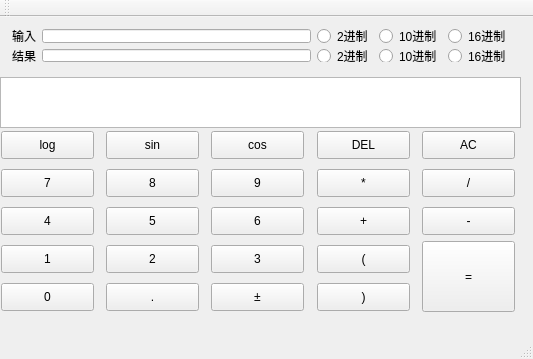
<?xml version="1.0" encoding="UTF-8"?>
<ui version="4.0">
 <class>MainWindow</class>
 <widget class="QMainWindow" name="MainWindow">
  <property name="geometry">
   <rect>
    <x>0</x>
    <y>0</y>
    <width>533</width>
    <height>359</height>
   </rect>
  </property>
  <property name="windowTitle">
   <string>MainWindow</string>
  </property>
  <widget class="QWidget" name="centralWidget">
   <widget class="QPushButton" name="log">
    <property name="geometry">
     <rect>
      <x>1</x>
      <y>114</y>
      <width>93</width>
      <height>28</height>
     </rect>
    </property>
    <property name="text">
     <string>log</string>
    </property>
   </widget>
   <widget class="QPushButton" name="sin">
    <property name="geometry">
     <rect>
      <x>106</x>
      <y>114</y>
      <width>93</width>
      <height>28</height>
     </rect>
    </property>
    <property name="text">
     <string>sin</string>
    </property>
   </widget>
   <widget class="QPushButton" name="cos">
    <property name="geometry">
     <rect>
      <x>211</x>
      <y>114</y>
      <width>93</width>
      <height>28</height>
     </rect>
    </property>
    <property name="text">
     <string>cos</string>
    </property>
   </widget>
   <widget class="QPushButton" name="delete_2">
    <property name="geometry">
     <rect>
      <x>317</x>
      <y>114</y>
      <width>93</width>
      <height>28</height>
     </rect>
    </property>
    <property name="text">
     <string>DEL</string>
    </property>
   </widget>
   <widget class="QPushButton" name="clear">
    <property name="geometry">
     <rect>
      <x>422</x>
      <y>114</y>
      <width>93</width>
      <height>28</height>
     </rect>
    </property>
    <property name="text">
     <string>AC</string>
    </property>
   </widget>
   <widget class="QPushButton" name="num7">
    <property name="geometry">
     <rect>
      <x>1</x>
      <y>152</y>
      <width>93</width>
      <height>28</height>
     </rect>
    </property>
    <property name="text">
     <string>7</string>
    </property>
   </widget>
   <widget class="QPushButton" name="num4">
    <property name="geometry">
     <rect>
      <x>1</x>
      <y>190</y>
      <width>93</width>
      <height>28</height>
     </rect>
    </property>
    <property name="text">
     <string>4</string>
    </property>
   </widget>
   <widget class="QPushButton" name="num8">
    <property name="geometry">
     <rect>
      <x>106</x>
      <y>152</y>
      <width>93</width>
      <height>28</height>
     </rect>
    </property>
    <property name="text">
     <string>8</string>
    </property>
   </widget>
   <widget class="QPushButton" name="num9">
    <property name="geometry">
     <rect>
      <x>211</x>
      <y>152</y>
      <width>93</width>
      <height>28</height>
     </rect>
    </property>
    <property name="text">
     <string>9</string>
    </property>
   </widget>
   <widget class="QPushButton" name="mul">
    <property name="geometry">
     <rect>
      <x>317</x>
      <y>152</y>
      <width>93</width>
      <height>28</height>
     </rect>
    </property>
    <property name="text">
     <string>*</string>
    </property>
   </widget>
   <widget class="QPushButton" name="div">
    <property name="geometry">
     <rect>
      <x>422</x>
      <y>152</y>
      <width>93</width>
      <height>28</height>
     </rect>
    </property>
    <property name="text">
     <string>/</string>
    </property>
   </widget>
   <widget class="QPushButton" name="num5">
    <property name="geometry">
     <rect>
      <x>106</x>
      <y>190</y>
      <width>93</width>
      <height>28</height>
     </rect>
    </property>
    <property name="text">
     <string>5</string>
    </property>
   </widget>
   <widget class="QPushButton" name="num6">
    <property name="geometry">
     <rect>
      <x>211</x>
      <y>190</y>
      <width>93</width>
      <height>28</height>
     </rect>
    </property>
    <property name="text">
     <string>6</string>
    </property>
   </widget>
   <widget class="QPushButton" name="plus">
    <property name="geometry">
     <rect>
      <x>317</x>
      <y>190</y>
      <width>93</width>
      <height>28</height>
     </rect>
    </property>
    <property name="text">
     <string>+</string>
    </property>
   </widget>
   <widget class="QPushButton" name="min">
    <property name="geometry">
     <rect>
      <x>422</x>
      <y>190</y>
      <width>93</width>
      <height>28</height>
     </rect>
    </property>
    <property name="text">
     <string>-</string>
    </property>
   </widget>
   <widget class="QPushButton" name="num1">
    <property name="geometry">
     <rect>
      <x>1</x>
      <y>228</y>
      <width>93</width>
      <height>28</height>
     </rect>
    </property>
    <property name="text">
     <string>1</string>
    </property>
   </widget>
   <widget class="QPushButton" name="num0">
    <property name="geometry">
     <rect>
      <x>1</x>
      <y>266</y>
      <width>93</width>
      <height>28</height>
     </rect>
    </property>
    <property name="text">
     <string>0</string>
    </property>
   </widget>
   <widget class="QPushButton" name="dot">
    <property name="geometry">
     <rect>
      <x>106</x>
      <y>266</y>
      <width>93</width>
      <height>28</height>
     </rect>
    </property>
    <property name="text">
     <string>.</string>
    </property>
   </widget>
   <widget class="QPushButton" name="num2">
    <property name="geometry">
     <rect>
      <x>106</x>
      <y>228</y>
      <width>93</width>
      <height>28</height>
     </rect>
    </property>
    <property name="text">
     <string>2</string>
    </property>
   </widget>
   <widget class="QPushButton" name="num3">
    <property name="geometry">
     <rect>
      <x>211</x>
      <y>228</y>
      <width>93</width>
      <height>28</height>
     </rect>
    </property>
    <property name="text">
     <string>3</string>
    </property>
   </widget>
   <widget class="QPushButton" name="fu">
    <property name="geometry">
     <rect>
      <x>211</x>
      <y>266</y>
      <width>93</width>
      <height>28</height>
     </rect>
    </property>
    <property name="text">
     <string>±</string>
    </property>
   </widget>
   <widget class="QPushButton" name="left">
    <property name="geometry">
     <rect>
      <x>317</x>
      <y>228</y>
      <width>93</width>
      <height>28</height>
     </rect>
    </property>
    <property name="text">
     <string>(</string>
    </property>
   </widget>
   <widget class="QPushButton" name="right">
    <property name="geometry">
     <rect>
      <x>317</x>
      <y>266</y>
      <width>93</width>
      <height>28</height>
     </rect>
    </property>
    <property name="text">
     <string>)</string>
    </property>
   </widget>
   <widget class="QPushButton" name="equal">
    <property name="geometry">
     <rect>
      <x>422</x>
      <y>224</y>
      <width>93</width>
      <height>71</height>
     </rect>
    </property>
    <property name="text">
     <string>=</string>
    </property>
   </widget>
   <widget class="QPlainTextEdit" name="edit_show">
    <property name="geometry">
     <rect>
      <x>0</x>
      <y>60</y>
      <width>521</width>
      <height>51</height>
     </rect>
    </property>
   </widget>
   <widget class="QWidget" name="layoutWidget">
    <property name="geometry">
     <rect>
      <x>1</x>
      <y>1</y>
      <width>521</width>
      <height>55</height>
     </rect>
    </property>
    <layout class="QVBoxLayout" name="verticalLayout">
     <item>
      <layout class="QHBoxLayout" name="horizontalLayout">
       <item>
        <widget class="QLabel" name="label_input">
         <property name="text">
          <string>输入</string>
         </property>
        </widget>
       </item>
       <item>
        <widget class="QLineEdit" name="lineEdit_input"/>
       </item>
       <item>
        <widget class="QRadioButton" name="radioButton1">
         <property name="text">
          <string>2进制</string>
         </property>
        </widget>
       </item>
       <item>
        <widget class="QRadioButton" name="radioButton2">
         <property name="text">
          <string>10进制</string>
         </property>
        </widget>
       </item>
       <item>
        <widget class="QRadioButton" name="radioButton3">
         <property name="text">
          <string>16进制</string>
         </property>
        </widget>
       </item>
      </layout>
     </item>
     <item>
      <layout class="QHBoxLayout" name="horizontalLayout_2">
       <item>
        <widget class="QLabel" name="label_output">
         <property name="text">
          <string>结果</string>
         </property>
        </widget>
       </item>
       <item>
        <widget class="QLineEdit" name="lineEdit_output"/>
       </item>
       <item>
        <widget class="QRadioButton" name="radioButton4">
         <property name="text">
          <string>2进制</string>
         </property>
        </widget>
       </item>
       <item>
        <widget class="QRadioButton" name="radioButton5">
         <property name="text">
          <string>10进制</string>
         </property>
        </widget>
       </item>
       <item>
        <widget class="QRadioButton" name="radioButton6">
         <property name="text">
          <string>16进制</string>
         </property>
        </widget>
       </item>
      </layout>
     </item>
    </layout>
   </widget>
  </widget>
  <widget class="QMenuBar" name="menuBar">
   <property name="geometry">
    <rect>
     <x>0</x>
     <y>0</y>
     <width>533</width>
     <height>26</height>
    </rect>
   </property>
  </widget>
  <widget class="QToolBar" name="mainToolBar">
   <attribute name="toolBarArea">
    <enum>TopToolBarArea</enum>
   </attribute>
   <attribute name="toolBarBreak">
    <bool>false</bool>
   </attribute>
  </widget>
  <widget class="QStatusBar" name="statusBar"/>
 </widget>
 <layoutdefault spacing="6" margin="11"/>
 <resources/>
 <connections/>
</ui>
